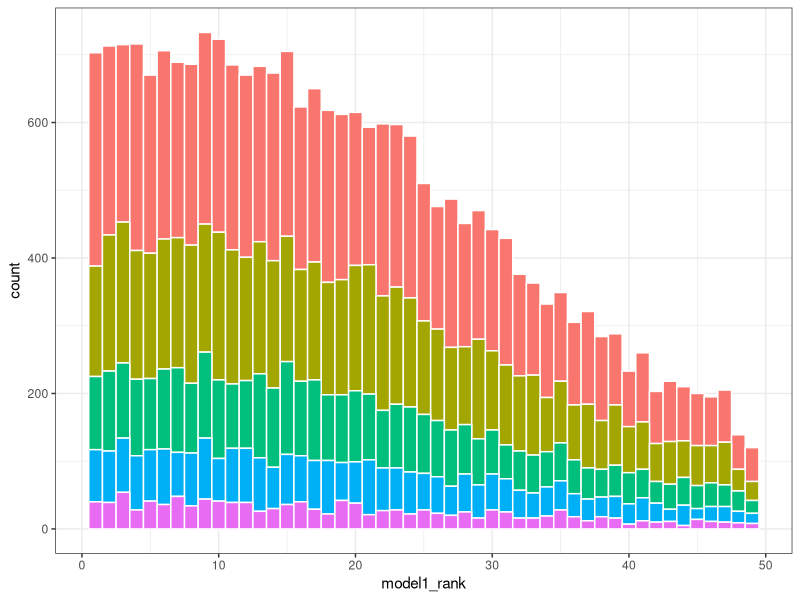
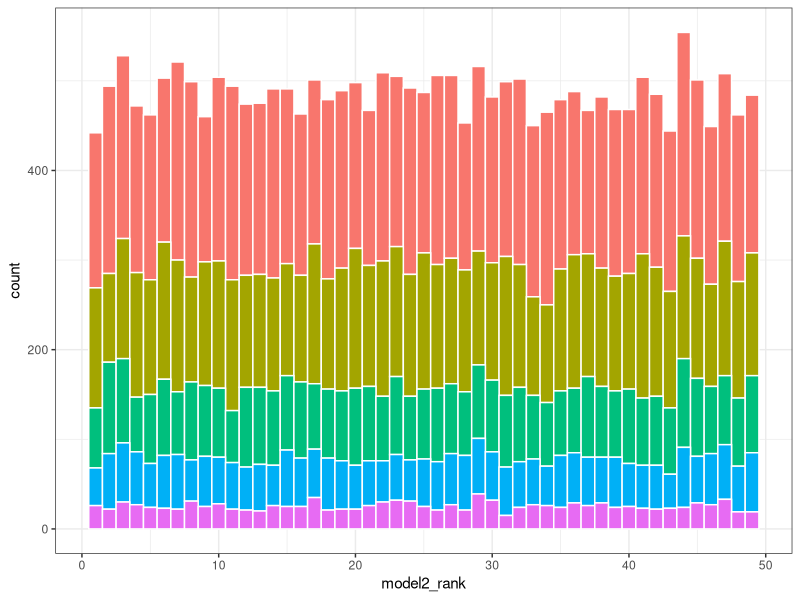
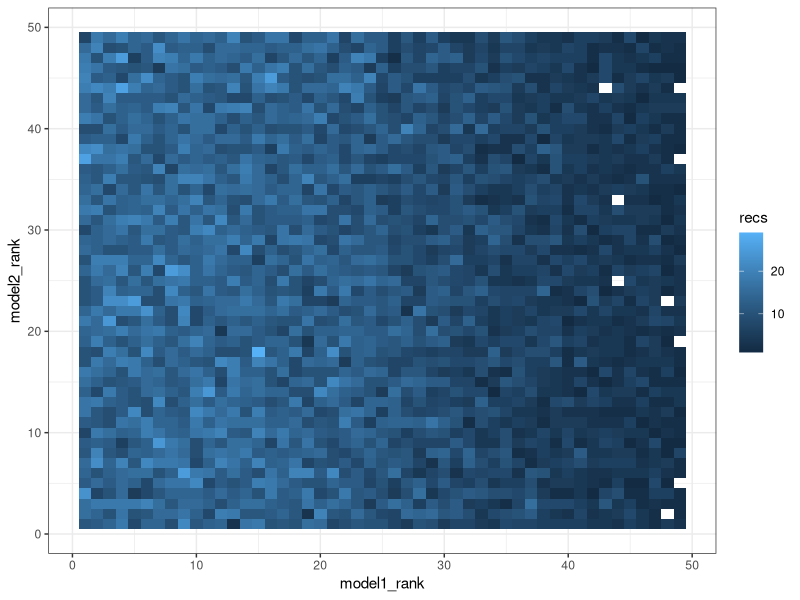

Recreate these plots in R, in order. (Note: this script raises an error after producing the figures.)
# learning by practicing with gganimate

library(tidyverse)
library(gganimate)

# dataset -----

dff <- data.frame(feature_1 = sample(LETTERS, 50000, replace = TRUE, 
                              prob = c(0.35, 0.25, 0.15, 0.1, 0.05, 
                                       rep(0.01, 21))), 
                  revenue = rpois(50000, 1500), 
                  model1_rank = rnorm(50000, mean = 8, sd = 23), 
                  model2_rank = runif(50000, min = 1, max = 50)) |>
  filter(model1_rank >= 1, model1_rank <= 50, 
         feature_1 %in% c('A', 'B', 'C', 'D', 'E')) |> 
  mutate(model1_rank = floor(model1_rank), 
         model2_rank = floor(model2_rank), 
         rank1_bin_10 = floor((model1_rank - 1) / 10) * 10 + 1, 
         rank2_bin_10 = floor((model2_rank - 1) / 10) * 10 + 1) |>
  as_tibble()
dim(dff)
dff |> group_by(rank2_bin_10) |> 
  summarise(min(model2_rank), max(model2_rank))


dff_a <- dff |> 
  group_by(model1_rank, model2_rank) |>
  summarise(recs = n(), 
            revenue = sum(revenue))

# practice plotting -----

dff |>
  ggplot(aes(x = model1_rank, 
             fill = feature_1)) + 
  geom_histogram(binwidth = 1, color = 'white') + 
  theme_bw() + 
  theme(legend.position = 'none')

dff |>
  ggplot(aes(x = model2_rank, 
             fill = feature_1)) + 
  geom_histogram(binwidth = 1, color = 'white') + 
  theme_bw() + 
  theme(legend.position = 'none')

# gganimate -----

# this is not working !!!!!!!!!!!!!!!!!!!!!!!

# pp <- 
  dff_a |> 
  ggplot(aes(x = model1_rank, y = model2_rank)) + 
  geom_tile(aes(fill = recs)) + 
  theme_bw() #+ 
  transition_states(states = model2_rank, 
                    transition_length = 1, state_length = 1, 
                    wrap = TRUE)

pp
